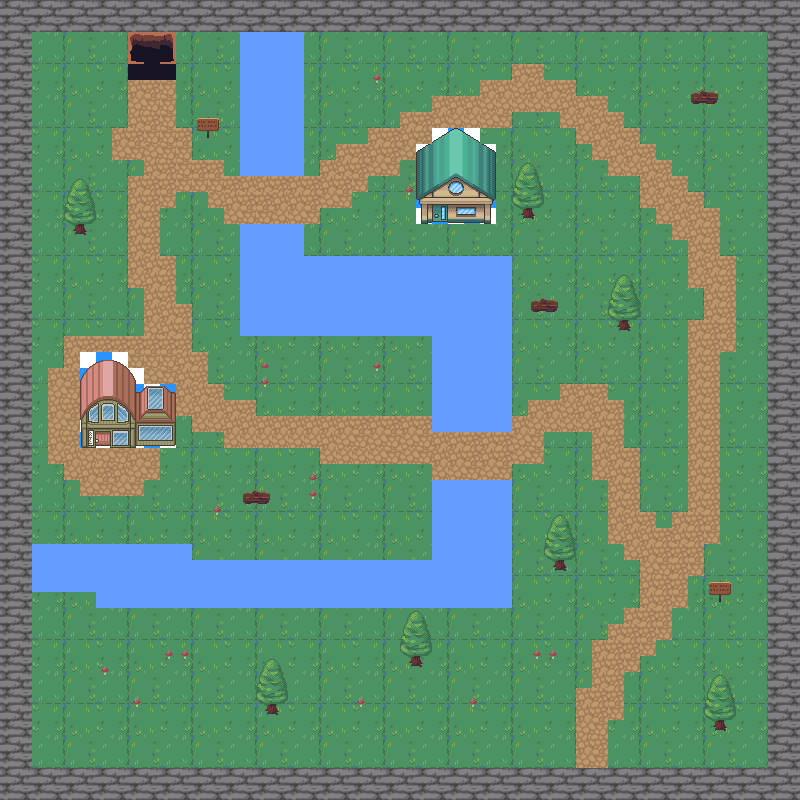

Tiled map render using the project's own tile images. Description and the map definition, with tile-layer contents summarised, below:
An orthogonal 50x50 tile map with 16x16 px tiles, 8 tile layers (background, decoration, walls, water, ...), 3 tilesets and 42 objects (26x collision, player, spawn_exit_dungeon, exit_dungeon, enter_dungeon, ...).

<map version="1.10" tiledversion="1.10.1" orientation="orthogonal" renderorder="right-down" width="50" height="50" tilewidth="16" tileheight="16" infinite="0" nextlayerid="16" nextobjectid="71">
 <tileset firstgid="1" name="nature" tilewidth="16" tileheight="16" tilecount="720" columns="40">
  <image source="natureset.png" trans="000000" width="641" height="288" />
 </tileset>
 <tileset firstgid="721" name="house" tilewidth="16" tileheight="16" tilecount="252" columns="21">
  <image source="house.png" trans="000000" width="336" height="192" />
 </tileset>
 <tileset firstgid="973" name="dungeon" tilewidth="16" tileheight="16" tilecount="256" columns="16">
  <image source="tileset_dungeon.png" trans="000000" width="256" height="256" />
 </tileset>
 <layer id="1" name="background" width="50" height="50">
  <data>[2500 cells, 2500 non-empty, 16 distinct tile ids]</data>
 </layer>
 <layer id="9" name="decoration" width="50" height="50">
  <data>[2500 cells, 66 non-empty, 13 distinct tile ids]</data>
 </layer>
 <layer id="2" name="walls" width="50" height="50">
  <data>[2500 cells, 384 non-empty, 4 distinct tile ids]</data>
 </layer>
 <layer id="6" name="water" width="50" height="50">
  <data>[2500 cells, 307 non-empty, 4 distinct tile ids]</data>
 </layer>
 <layer id="7" name="path" width="50" height="50">
  <data>[2500 cells, 416 non-empty, 4 distinct tile ids]</data>
 </layer>
 <layer id="10" name="house" width="50" height="50">
  <data>[2500 cells, 33 non-empty, 33 distinct tile ids]</data>
 </layer>
 <layer id="11" name="entrer_dungeon" width="50" height="50">
  <data>[2500 cells, 9 non-empty, 9 distinct tile ids]</data>
 </layer>
 <layer id="13" name="top" width="50" height="50">
  <data>[2500 cells, 68 non-empty, 32 distinct tile ids]</data>
 </layer>
 <objectgroup id="8" name="objects" class="collision">
  <properties>
   <property name="Type" value="collision" />
  </properties>
  <object id="1" type="collision" x="2.86918" y="4.30377" width="794.764" height="24.3881">
   <properties>
    <property name="Type" value="collision" />
   </properties>
  </object>
  <object id="2" type="collision" x="770.376" y="31.561" width="27.2572" height="767.507">
   <properties>
    <property name="Type" value="collision" />
   </properties>
  </object>
  <object id="3" type="collision" x="1.43459" y="770.376" width="768.941" height="30.1264">
   <properties>
    <property name="Type" value="collision" />
   </properties>
  </object>
  <object id="4" type="collision" x="2.86918" y="28.6918" width="28.6918" height="744.553">
   <properties>
    <property name="Type" value="collision" />
   </properties>
  </object>
  <object id="5" name="player" x="164.978" y="339.998">
   <point />
  </object>
  <object id="7" type="collision" x="241.011" y="31.561" width="60.2528" height="142.025">
   <properties>
    <property name="Type" value="collision" />
   </properties>
  </object>
  <object id="8" type="collision" x="239.577" y="226.665" width="60.2528" height="104.725">
   <properties>
    <property name="Type" value="collision" />
   </properties>
  </object>
  <object id="9" type="collision" x="301.264" y="259.661" width="206.581" height="76.0334">
   <properties>
    <property name="Type" value="collision" />
   </properties>
  </object>
  <object id="10" type="collision" x="433.247" y="335.694" width="74.5988" height="91.8139">
   <properties>
    <property name="Type" value="collision" />
   </properties>
  </object>
  <object id="11" type="collision" x="433.247" y="480.588" width="80.3371" height="126.244">
   <properties>
    <property name="Type" value="collision" />
   </properties>
  </object>
  <object id="12" type="collision" x="97.5522" y="558.056" width="335.694" height="47.3415">
   <properties>
    <property name="Type" value="collision" />
   </properties>
  </object>
  <object id="13" type="collision" x="98.9868" y="543.71" width="91.8139" height="14.3459">
   <properties>
    <property name="Type" value="collision" />
   </properties>
  </object>
  <object id="14" type="collision" x="31.561" y="545.145" width="67.4258" height="45.9069">
   <properties>
    <property name="Type" value="collision" />
   </properties>
  </object>
  <object id="15" type="collision" x="64.5566" y="212.319" width="28.6918" height="24.3881">
   <properties>
    <property name="Type" value="collision" />
   </properties>
  </object>
  <object id="16" type="collision" x="515.018" y="185.063" width="22.9535" height="37.2994">
   <properties>
    <property name="Type" value="collision" />
   </properties>
  </object>
  <object id="17" type="collision" x="614.005" y="296.961" width="17.2151" height="35.8648">
   <properties>
    <property name="Type" value="collision" />
   </properties>
  </object>
  <object id="18" type="collision" x="550.883" y="540.841" width="18.6497" height="32.9956">
   <properties>
    <property name="Type" value="collision" />
   </properties>
  </object>
  <object id="19" type="collision" x="711.557" y="700.081" width="17.2151" height="30.1264">
   <properties>
    <property name="Type" value="collision" />
   </properties>
  </object>
  <object id="20" type="collision" x="405.989" y="638.393" width="21.5189" height="37.2994">
   <properties>
    <property name="Type" value="collision" />
   </properties>
  </object>
  <object id="21" type="collision" x="261.095" y="685.735" width="20.0843" height="32.9956">
   <properties>
    <property name="Type" value="collision" />
   </properties>
  </object>
  <object id="22" type="collision" x="192.235" y="113.333" width="27.2572" height="25.8226">
   <properties>
    <property name="Type" value="collision" />
   </properties>
  </object>
  <object id="23" type="collision" x="704.384" y="579.575" width="30.1264" height="27.2572">
   <properties>
    <property name="Type" value="collision" />
   </properties>
  </object>
  <object id="25" type="collision" x="532.233" y="299.83" width="25.8226" height="14.3459">
   <properties>
    <property name="Type" value="collision" />
   </properties>
  </object>
  <object id="26" type="collision" x="694.342" y="90.3793" width="25.8226" height="15.7805">
   <properties>
    <property name="Type" value="collision" />
   </properties>
  </object>
  <object id="27" type="collision" x="243.881" y="490.63" width="27.2572" height="15.7805">
   <properties>
    <property name="Type" value="collision" />
   </properties>
  </object>
  <object id="28" type="collision" x="420.335" y="197.974" width="74.5988" height="21.5189">
   <properties>
    <property name="Type" value="collision" />
   </properties>
  </object>
  <object id="29" type="collision" x="80.3371" y="423.205" width="96.1176" height="24.3881">
   <properties>
    <property name="Type" value="collision" />
   </properties>
  </object>
  <object id="43" name="spawn_exit_dungeon" x="152.067" y="142.025">
   <point />
  </object>
  <object id="46" name="exit_dungeon" x="150.632" y="116.202">
   <point />
  </object>
  <object id="41" name="enter_dungeon" x="123.375" y="32.9956" width="57.3837" height="41.6032" />
  <object id="36" name="point_sortie_house_1" x="137.721" y="492.065">
   <point />
  </object>
  <object id="35" name="enter_house_1" x="94.683" y="421.77" width="20.0843" height="30.1264" />
 </objectgroup>
 <objectgroup id="14" name="house2">
  <object id="69" name="point_sortie_house_2" x="468" y="229">
   <point />
  </object>
  <object id="70" name="enter_house_2" x="434" y="202" width="9" height="26" />
 </objectgroup>
 <objectgroup id="15" name="Dungeon" />
 <objectgroup id="12" name="NPCPaths">
  <object id="51" x="880.839" y="228.1" height="1.43459" />
  <object id="57" x="280.333" y="360" width="0.666667" height="0.333333" />
  <object id="60" name="paul_path1" x="400.364" y="352.545" width="15.4545" height="15.2727" />
  </objectgroup>
</map>
<!-- 5 of 42 objects omitted -->
